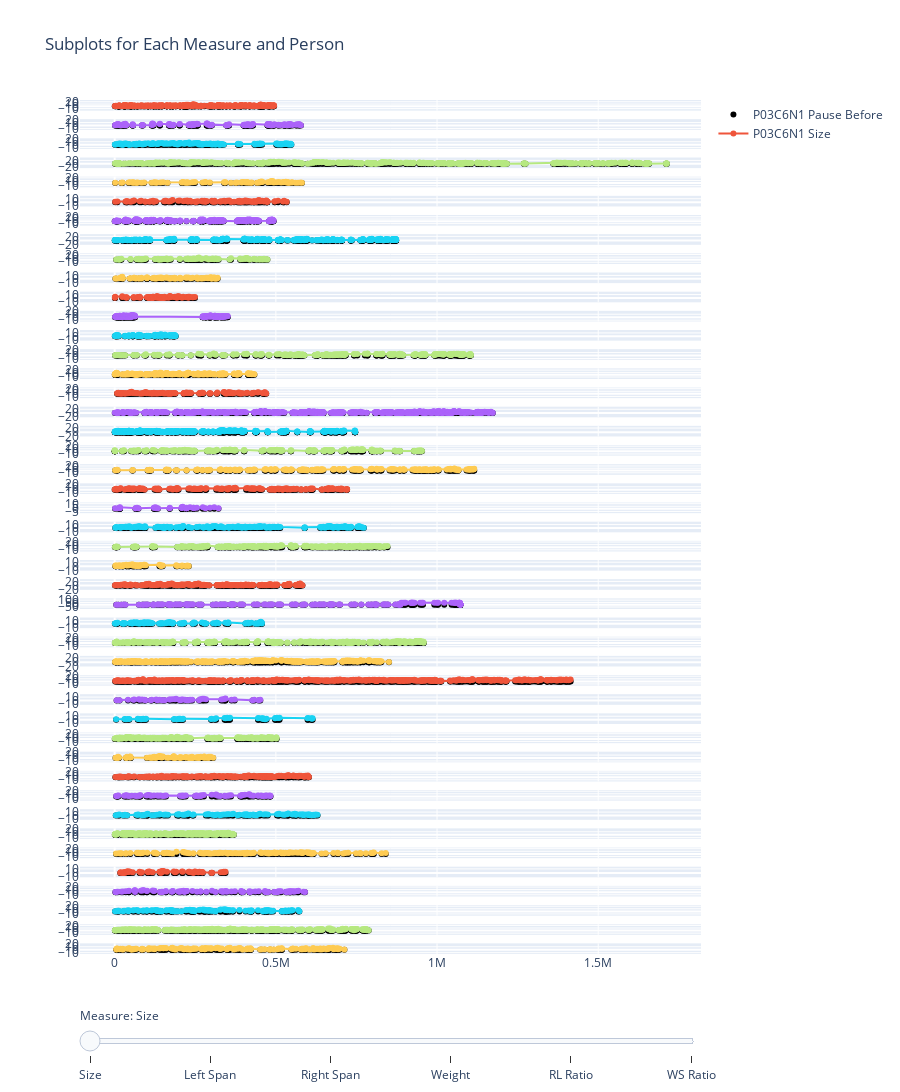

Notebook source saved alongside this figure:
### Code cell
import pandas as pd
import plotly.graph_objects as go
from plotly.subplots import make_subplots

# Function to load and clean CSV data by removing duplicate lines
def load_and_clean_csv(file_path):
    data = pd.read_csv(file_path)
    data = data.drop_duplicates()
    return data

# Load and clean CSV data into a pandas DataFrame
file_path = 'pause_fluxes.csv'
data = load_and_clean_csv(file_path)
data['Cumulative Pause'] = data.groupby('Person')['Pause Before'].cumsum()

# Group data by 'Person'
grouped = data.groupby('Person')

# Define y-axis columns
y_columns = ["Size", "Left Span", "Right Span", "Weight", "RL Ratio", "WS Ratio"]

# Adjust vertical_spacing for better subplot layout
vertical_spacing = 0.01
total_subplots = len(grouped)

fig = make_subplots(rows=total_subplots, cols=1, shared_xaxes=True, vertical_spacing=vertical_spacing)

# Initialize sliders
sliders = [{
    'steps': [],
    'currentvalue': {
        'prefix': 'Measure: '
    },
    'pad': {"t": 50}
}]

# Loop to add traces for each measure and pause points
for measure_index, col in enumerate(y_columns):
    for row_num, (person, group) in enumerate(grouped, start=1):
        # Add pause points for each person, always visible
        if measure_index == 0:  # Add pause points only in the first iteration to avoid duplication
            fig.add_trace(
                go.Scatter(x=group['Cumulative Pause'], y=[0] * len(group), mode='markers',
                           name=f'{person} Pause Before', visible=True, showlegend=(row_num == 1), marker=dict(color="black")),
                row=row_num, col=1
            )

        # Add measure-specific trace, visibility controlled by slider
        visible = (measure_index == 0)  # Only the first measure is visible initially
        fig.add_trace(
            go.Scatter(x=group['Cumulative Pause'], y=group[col], mode='lines+markers',
                       name=f'{person} {col}', visible=visible, showlegend=(row_num == 1)),
            row=row_num, col=1
        )

    # Configure slider steps
    sliders[0]['steps'].append({
        'method': 'update',
        'label': col,
        'args': [{'visible': [True if idx // total_subplots == measure_index or idx % total_subplots == 0 else False for idx in range(len(y_columns) * total_subplots)]},
                 {'title': f'Showing: {col}'}]
    })

# Adjust the height of the figure and update layout with sliders
height_per_subplot = 200
fig.update_layout(height=height_per_subplot * total_subplots, title_text="Subplots for Each Measure and Person",
                  showlegend=True, sliders=sliders)

fig.show()
